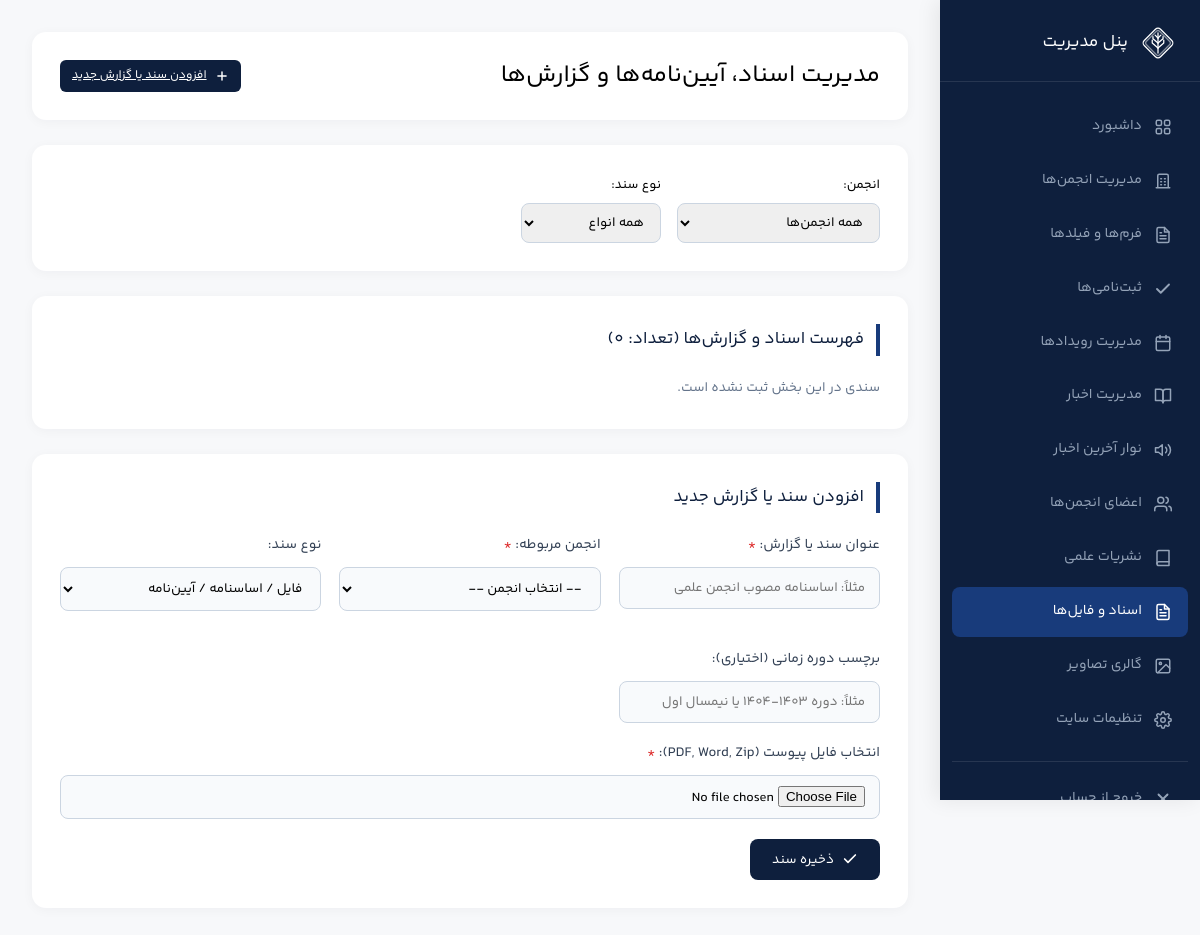
The app's page /admin/documents.php (signed in), older data.
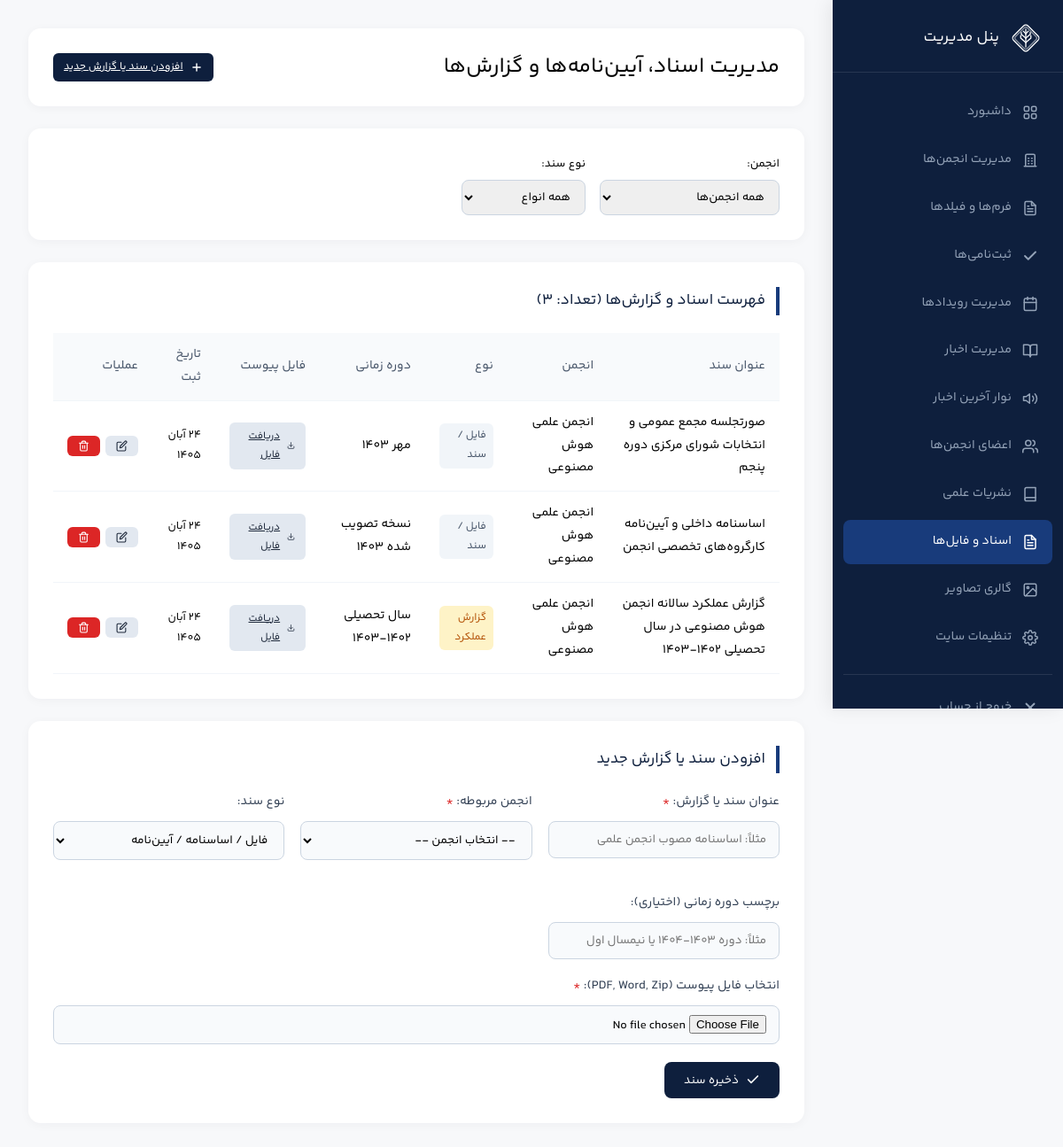
The same page, newer data.
### tables this page shows
CREATE TABLE IF NOT EXISTS `documents` (
  `id` int(11) NOT NULL AUTO_INCREMENT PRIMARY KEY,
  `association_id` int(11) NOT NULL,
  `title` varchar(255) NOT NULL,
  `kind` enum('report','file') NOT NULL DEFAULT 'file',
  `file` varchar(255) NOT NULL,
  `period_label` varchar(100) DEFAULT NULL,
  `created_at` datetime DEFAULT CURRENT_TIMESTAMP,
  KEY `idx_docs_assoc` (`association_id`, `kind`)
) DEFAULT CHARSET=utf8mb4;

CREATE TABLE IF NOT EXISTS `associations` (
  `id` int(11) NOT NULL AUTO_INCREMENT PRIMARY KEY,
  `name` varchar(255) NOT NULL,
  `description` text,
  `goals` text,
  `icon` varchar(255) DEFAULT NULL,
  `icon_key` varchar(50) DEFAULT 'general',
  `cover_image` varchar(255) DEFAULT NULL,
  `email` varchar(255) DEFAULT NULL,
  `phone` varchar(50) DEFAULT NULL,
  `telegram` varchar(100) DEFAULT NULL,
  `instagram` varchar(100) DEFAULT NULL,
  `linkedin` varchar(100) DEFAULT NULL,
  `website` varchar(255) DEFAULT NULL,
  `address` text,
  `membership_open` tinyint(1) DEFAULT 1
) DEFAULT CHARSET=utf8mb4;

### admin/documents.php (the view, shortened to what the changed rows need)
<?php
require_once __DIR__ . '/../includes/db.php';
require_once __DIR__ . '/../includes/functions.php';
$assocFilter = (int)($_GET['assoc'] ?? 0);
$kindFilter = $_GET['kind'] ?? '';
$where = ["1=1"];
$params = [];
$sql = "SELECT d.*, a.name AS assoc_name
        FROM documents d
        LEFT JOIN associations a ON d.association_id = a.id
        WHERE " . implode(' AND ', $where) . "
        ORDER BY d.id DESC";
$stmt = $pdo->prepare($sql);
$stmt->execute($params);
$docsList = $stmt->fetchAll();
include 'inc/header.php';
?>
<div class="admin-header">
    <h2>مدیریت اسناد، آیین‌نامه‌ها و گزارش‌ها</h2>
</div>
<div class="admin-card">
    <h3>فهرست اسناد و گزارش‌ها (تعداد: <?= count($docsList) ?>)</h3>
    <?php if ($docsList): ?>
        <div style="overflow-x:auto;">
            <table>
                <thead>
                    <tr>
                        <th>عنوان سند</th>
                        <th>انجمن</th>
                        <th>نوع</th>
                        <th>دوره زمانی</th>
                        <th>فایل پیوست</th>
                        <th>تاریخ ثبت</th>
                        <th>عملیات</th>
                    </tr>
                </thead>
                <tbody>
                    <?php foreach ($docsList as $doc): ?>
                        <tr>
                            <td><strong><?= e($doc['title']) ?></strong></td>
                            <td><?= e($doc['assoc_name']) ?></td>
                            <td>
                                <span class="badge <?= $doc['kind'] === 'report' ? 'badge-warning' : 'badge-secondary' ?>">
                                    <?= $doc['kind'] === 'report' ? 'گزارش عملکرد' : 'فایل / سند' ?>
                                </span>
                            </td>
                            <td><?= e($doc['period_label'] ?: '---') ?></td>
                            <td>
                                <?php if (!empty($doc['file'])): ?>
                                    <a href="../uploads/documents/<?= e($doc['file']) ?>" target="_blank" class="btn btn-sm btn-secondary" style="font-size:11.5px;">
                                        <?= svgIcon('download', '', 12) ?> دریافت فایل
                                    </a>
                                <?php else: ?>
                                    <span style="color:#94a3b8;">بدون فایل</span>
                                <?php endif; ?>
                            </td>
                            <td style="font-size:12.5px;"><?= formatDate($doc['created_at']) ?></td>
                            <td>
                                <div class="actions-cell">
                                    <a href="documents.php?assoc=<?= $assocFilter ?>&kind=<?= $kindFilter ?>&edit=<?= (int)$doc['id'] ?>#editor" class="btn btn-sm btn-secondary" title="ویرایش">
                                        <?= svgIcon('edit', '', 13) ?>
                                    </a>
                                    <a href="documents.php?assoc=<?= $assocFilter ?>&kind=<?= $kindFilter ?>&delete=<?= (int)$doc['id'] ?>" class="btn btn-sm btn-danger" onclick="return confirm('آیا از حذف این سند مطمئن هستید؟');" title="حذف">
                                        <?= svgIcon('trash', '', 13) ?>
                                    </a>
                                </div>
                            </td>
                        </tr>
                    <?php endforeach; ?>
                </tbody>
            </table>
        </div>
    <?php else: ?>
        <p style="color:#64748b; font-size:13.5px;">سندی در این بخش ثبت نشده است.</p>
    <?php endif; ?>
</div>
<?php include 'inc/footer.php'; ?>

### includes/functions.php (shortened to what the changed rows need)
<?php
function e($s) { return htmlspecialchars((string)$s, ENT_QUOTES, 'UTF-8'); }
function gregorian_to_jalali($gy, $gm, $gd) {
    $g_d_m = [0,31,59,90,120,151,181,212,243,273,304,334];
    $gy2 = ($gm > 2) ? ($gy + 1) : $gy;
    $days = 355666 + (365 * $gy) + ((int)(($gy2 + 3) / 4)) - ((int)(($gy2 + 99) / 100)) + ((int)(($gy2 + 399) / 400)) + $gd + $g_d_m[$gm - 1];
    $jy = -1595 + (33 * ((int)($days / 12053)));
    $days %= 12053;
    $jy += 4 * ((int)($days / 1461));
    $days %= 1461;
    if ($days > 365) { $jy += (int)(($days - 1) / 365); $days = ($days - 1) % 365; }
    if ($days < 186) { $jm = 1 + (int)($days / 31); $jd = 1 + ($days % 31); }
    else { $jm = 7 + (int)(($days - 186) / 30); $jd = 1 + (($days - 186) % 30); }
    return [$jy, $jm, $jd];
}
function formatDate($date) {
    $t = strtotime($date);
    list($jy, $jm, $jd) = gregorian_to_jalali((int)date('Y', $t), (int)date('n', $t), (int)date('j', $t));
    $months = ['','فروردین','اردیبهشت','خرداد','تیر','مرداد','شهریور','مهر','آبان','آذر','دی','بهمن','اسفند'];
    $persian = ["$jd", $months[$jm], "$jy"];
    return strtr(implode(' ', $persian), ['0'=>'۰','1'=>'۱','2'=>'۲','3'=>'۳','4'=>'۴','5'=>'۵','6'=>'۶','7'=>'۷','8'=>'۸','9'=>'۹']);
}
function svgIcon($name, $class = '', $size = null) {
    $szAttr = $size ? 'width="' . (int)$size . '" height="' . (int)$size . '"' : '';
    $cls = $class ? ' class="svg-icon ' . e($class) . '"' : ' class="svg-icon"';
    switch ($name) {
        case 'calendar':
            return '<svg ' . $cls . ' ' . $szAttr . ' viewBox="0 0 24 24" fill="none" stroke="currentColor" stroke-width="2" stroke-linecap="round" stroke-linejoin="round"><rect x="3" y="4" width="18" height="18" rx="2" ry="2"/><line x1="16" y1="2" x2="16" y2="6"/><line x1="8" y1="2" x2="8" y2="6"/><line x1="3" y1="10" x2="21" y2="10"/></svg>';
        case 'megaphone':
            return '<svg ' . $cls . ' ' . $szAttr . ' viewBox="0 0 24 24" fill="none" stroke="currentColor" stroke-width="2" stroke-linecap="round" stroke-linejoin="round"><path d="M11 5L6 9H2v6h4l5 4V5z"/><path d="M19.07 4.93a10 10 0 0 1 0 14.14M15.54 8.46a5 5 0 0 1 0 7.07"/></svg>';
        case 'building':
        case 'association':
            return '<svg ' . $cls . ' ' . $szAttr . ' viewBox="0 0 24 24" fill="none" stroke="currentColor" stroke-width="2" stroke-linecap="round" stroke-linejoin="round"><path d="M3 21h18M5 21V5a2 2 0 0 1 2-2h10a2 2 0 0 1 2 2v16M9 9h1M9 13h1M9 17h1M14 9h1M14 13h1M14 17h1"/></svg>';
        case 'check':
            return '<svg ' . $cls . ' ' . $szAttr . ' viewBox="0 0 24 24" fill="none" stroke="currentColor" stroke-width="2.5" stroke-linecap="round" stroke-linejoin="round"><polyline points="20 6 9 17 4 12"/></svg>';
        case 'close':
            return '<svg ' . $cls . ' ' . $szAttr . ' viewBox="0 0 24 24" fill="none" stroke="currentColor" stroke-width="2.5" stroke-linecap="round" stroke-linejoin="round"><line x1="18" y1="6" x2="6" y2="18"/><line x1="6" y1="6" x2="18" y2="18"/></svg>';
        case 'grid':
        case 'portal':
            return '<svg ' . $cls . ' ' . $szAttr . ' viewBox="0 0 24 24" fill="none" stroke="currentColor" stroke-width="2" stroke-linecap="round" stroke-linejoin="round"><rect x="3" y="3" width="7" height="7" rx="2"/><rect x="14" y="3" width="7" height="7" rx="2"/><rect x="14" y="14" width="7" height="7" rx="2"/><rect x="3" y="14" width="7" height="7" rx="2"/></svg>';
        case 'book':
        case 'humanity':
            return '<svg ' . $cls . ' ' . $szAttr . ' viewBox="0 0 24 24" fill="none" stroke="currentColor" stroke-width="2" stroke-linecap="round" stroke-linejoin="round"><path d="M4 19.5A2.5 2.5 0 0 1 6.5 17H20"/><path d="M6.5 2H20v20H6.5A2.5 2.5 0 0 1 4 19.5v-15A2.5 2.5 0 0 1 6.5 2z"/></svg>';
        case 'gear':
        case 'industrial':
            return '<svg ' . $cls . ' ' . $szAttr . ' viewBox="0 0 24 24" fill="none" stroke="currentColor" stroke-width="2" stroke-linecap="round" stroke-linejoin="round"><circle cx="12" cy="12" r="3"/><path d="M19.4 15a1.65 1.65 0 0 0 .33 1.82l.06.06a2 2 0 0 1 0 2.83 2 2 0 0 1-2.83 0l-.06-.06a1.65 1.65 0 0 0-1.82-.33 1.65 1.65 0 0 0-1 1.51V21a2 2 0 0 1-2 2 2 2 0 0 1-2-2v-.09A1.65 1.65 0 0 0 9 19.4a1.65 1.65 0 0 0-1.82.33l-.06.06a2 2 0 0 1-2.83 0 2 2 0 0 1 0-2.83l.06-.06a1.65 1.65 0 0 0 .33-1.82 1.65 1.65 0 0 0-1.51-1H3a2 2 0 0 1-2-2 2 2 0 0 1 2-2h.09A1.65 1.65 0 0 0 4.6 9a1.65 1.65 0 0 0-.33-1.82l-.06-.06a2 2 0 0 1 0-2.83 2 2 0 0 1 2.83 0l.06.06a1.65 1.65 0 0 0 1.82.33H9a1.65 1.65 0 0 0 1-1.51V3a2 2 0 0 1 2-2 2 2 0 0 1 2 2v.09a1.65 1.65 0 0 0 1 1.51 1.65 1.65 0 0 0 1.82-.33l.06-.06a2 2 0 0 1 2.83 0 2 2 0 0 1 0 2.83l-.06.06a1.65 1.65 0 0 0-.33 1.82V9a1.65 1.65 0 0 0 1.51 1H21a2 2 0 0 1 2 2 2 2 0 0 1-2 2h-.09a1.65 1.65 0 0 0-1.51 1z"/></svg>';
        case 'users':
            return '<svg ' . $cls . ' ' . $szAttr . ' viewBox="0 0 24 24" fill="none" stroke="currentColor" stroke-width="2" stroke-linecap="round" stroke-linejoin="round"><path d="M17 21v-2a4 4 0 0 0-4-4H5a4 4 0 0 0-4 4v2"/><circle cx="9" cy="7" r="4"/><path d="M23 21v-2a4 4 0 0 0-3-3.87"/><path d="M16 3.13a4 4 0 0 1 0 7.75"/></svg>';
        case 'file-text':
        case 'document':
            return '<svg ' . $cls . ' ' . $szAttr . ' viewBox="0 0 24 24" fill="none" stroke="currentColor" stroke-width="2" stroke-linecap="round" stroke-linejoin="round"><path d="M14 2H6a2 2 0 0 0-2 2v16a2 2 0 0 0 2 2h12a2 2 0 0 0 2-2V8z"/><polyline points="14 2 14 8 20 8"/><line x1="16" y1="13" x2="8" y2="13"/><line x1="16" y1="17" x2="8" y2="17"/><line x1="10" y1="9" x2="8" y2="9"/></svg>';
        case 'download':
            return '<svg ' . $cls . ' ' . $szAttr . ' viewBox="0 0 24 24" fill="none" stroke="currentColor" stroke-width="2" stroke-linecap="round" stroke-linejoin="round"><path d="M21 15v4a2 2 0 0 1-2 2H5a2 2 0 0 1-2-2v-4"/><polyline points="7 10 12 15 17 10"/><line x1="12" y1="15" x2="12" y2="3"/></svg>';
        case 'plus':
            return '<svg ' . $cls . ' ' . $szAttr . ' viewBox="0 0 24 24" fill="none" stroke="currentColor" stroke-width="2.5" stroke-linecap="round" stroke-linejoin="round"><line x1="12" y1="5" x2="12" y2="19"/><line x1="5" y1="12" x2="19" y2="12"/></svg>';
        case 'edit':
            return '<svg ' . $cls . ' ' . $szAttr . ' viewBox="0 0 24 24" fill="none" stroke="currentColor" stroke-width="2" stroke-linecap="round" stroke-linejoin="round"><path d="M11 4H4a2 2 0 0 0-2 2v14a2 2 0 0 0 2 2h14a2 2 0 0 0 2-2v-7"/><path d="M18.5 2.5a2.121 2.121 0 0 1 3 3L12 15l-4 1 1-4 9.5-9.5z"/></svg>';
        case 'trash':
            return '<svg ' . $cls . ' ' . $szAttr . ' viewBox="0 0 24 24" fill="none" stroke="currentColor" stroke-width="2" stroke-linecap="round" stroke-linejoin="round"><polyline points="3 6 5 6 21 6"/><path d="M19 6v14a2 2 0 0 1-2 2H7a2 2 0 0 1-2-2V6m3 0V4a2 2 0 0 1 2-2h4a2 2 0 0 1 2 2v2"/><line x1="10" y1="11" x2="10" y2="17"/><line x1="14" y1="11" x2="14" y2="17"/></svg>';
        case 'image':
            return '<svg ' . $cls . ' ' . $szAttr . ' viewBox="0 0 24 24" fill="none" stroke="currentColor" stroke-width="2" stroke-linecap="round" stroke-linejoin="round"><rect x="3" y="3" width="18" height="18" rx="2" ry="2"/><circle cx="8.5" cy="8.5" r="1.5"/><polyline points="21 15 16 10 5 21"/></svg>';
        case 'book-open':
            return '<svg ' . $cls . ' ' . $szAttr . ' viewBox="0 0 24 24" fill="none" stroke="currentColor" stroke-width="2" stroke-linecap="round" stroke-linejoin="round"><path d="M2 3h6a4 4 0 0 1 4 4v14a3 3 0 0 0-3-3H2z"/><path d="M22 3h-6a4 4 0 0 0-4 4v14a3 3 0 0 1 3-3h7z"/></svg>';
    }
}
?>

Row changes from the older to the newer data that the page shows:
added documents: title "صورتجلسه مجمع عمومی و انتخابات شورای مرکزی دوره پنجم", association.name "انجمن علمی هوش مصنوعی", kind "فایل / سند", period_label "مهر ۱۴۰۳", created_at "۲۴ آبان ۱۴۰۵"
added documents: title "اساسنامه داخلی و آیین‌نامه کارگروه‌های تخصصی انجمن", association.name "انجمن علمی هوش مصنوعی", kind "فایل / سند", period_label "نسخه تصویب شده ۱۴۰۳", created_at "۲۴ آبان ۱۴۰۵"
added documents: title "گزارش عملکرد سالانه انجمن هوش مصنوعی در سال تحصیلی ۱۴۰۲-۱۴۰۳", association.name "انجمن علمی هوش مصنوعی", kind "گزارش عملکرد", period_label "سال تحصیلی ۱۴۰۲-۱۴۰۳", created_at "۲۴ آبان ۱۴۰۵"
Text that changed along with them:
count($docsList): "0" → "3"
text no longer shown: "سندی در این بخش ثبت نشده است."
text now shown: "عنوان سند انجمن نوع دوره زمانی فایل پیوست تاریخ ثبت عملیات"
